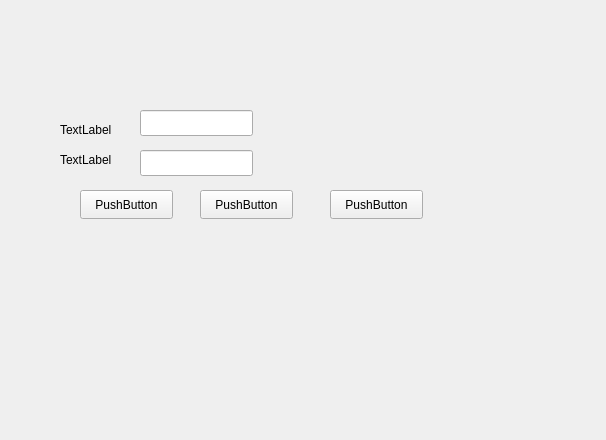
<?xml version="1.0" encoding="UTF-8"?>
<ui version="4.0">
 <class>Form</class>
 <widget class="QWidget" name="Form">
  <property name="geometry">
   <rect>
    <x>0</x>
    <y>0</y>
    <width>606</width>
    <height>440</height>
   </rect>
  </property>
  <property name="windowTitle">
   <string>Form</string>
  </property>
  <widget class="QLineEdit" name="lineEdit">
   <property name="geometry">
    <rect>
     <x>140</x>
     <y>110</y>
     <width>113</width>
     <height>26</height>
    </rect>
   </property>
  </widget>
  <widget class="QLineEdit" name="lineEdit_2">
   <property name="geometry">
    <rect>
     <x>140</x>
     <y>150</y>
     <width>113</width>
     <height>26</height>
    </rect>
   </property>
  </widget>
  <widget class="QLabel" name="label">
   <property name="geometry">
    <rect>
     <x>60</x>
     <y>120</y>
     <width>63</width>
     <height>20</height>
    </rect>
   </property>
   <property name="text">
    <string>TextLabel</string>
   </property>
  </widget>
  <widget class="QLabel" name="label_2">
   <property name="geometry">
    <rect>
     <x>60</x>
     <y>150</y>
     <width>63</width>
     <height>20</height>
    </rect>
   </property>
   <property name="text">
    <string>TextLabel</string>
   </property>
  </widget>
  <widget class="QPushButton" name="pushButton">
   <property name="geometry">
    <rect>
     <x>80</x>
     <y>190</y>
     <width>93</width>
     <height>29</height>
    </rect>
   </property>
   <property name="text">
    <string>PushButton</string>
   </property>
  </widget>
  <widget class="QPushButton" name="Reg">
   <property name="geometry">
    <rect>
     <x>200</x>
     <y>190</y>
     <width>93</width>
     <height>29</height>
    </rect>
   </property>
   <property name="text">
    <string>PushButton</string>
   </property>
  </widget>
  <widget class="QPushButton" name="Change">
   <property name="geometry">
    <rect>
     <x>330</x>
     <y>190</y>
     <width>93</width>
     <height>29</height>
    </rect>
   </property>
   <property name="text">
    <string>PushButton</string>
   </property>
  </widget>
 </widget>
 <resources/>
 <connections/>
</ui>
